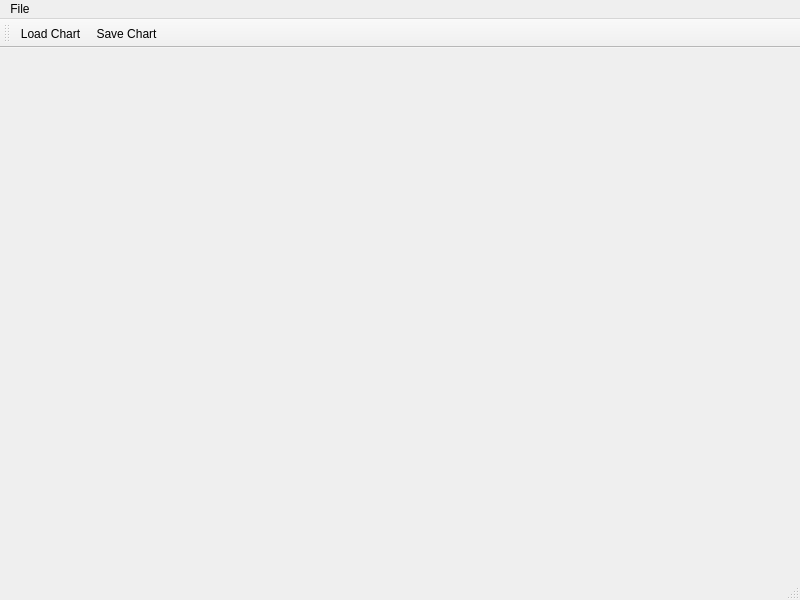
<?xml version="1.0" encoding="UTF-8"?>
<ui version="4.0">
 <class>MainWindow</class>
 <widget class="QMainWindow" name="MainWindow">
  <property name="geometry">
   <rect>
    <x>0</x>
    <y>0</y>
    <width>800</width>
    <height>600</height>
   </rect>
  </property>
  <property name="sizePolicy">
   <sizepolicy hsizetype="Expanding" vsizetype="Expanding">
    <horstretch>0</horstretch>
    <verstretch>0</verstretch>
   </sizepolicy>
  </property>
  <property name="windowTitle">
   <string>MainWindow</string>
  </property>
  <widget class="ChartView" name="centralwidget"/>
  <widget class="QStatusBar" name="statusbar"/>
  <widget class="QMenuBar" name="menubar">
   <property name="geometry">
    <rect>
     <x>0</x>
     <y>0</y>
     <width>800</width>
     <height>20</height>
    </rect>
   </property>
   <widget class="QMenu" name="menuFile">
    <property name="title">
     <string>File</string>
    </property>
    <addaction name="actionSave_Chart"/>
    <addaction name="actionLoad_Chart"/>
   </widget>
   <addaction name="menuFile"/>
  </widget>
  <widget class="QToolBar" name="toolBar">
   <property name="windowTitle">
    <string>toolBar</string>
   </property>
   <attribute name="toolBarArea">
    <enum>TopToolBarArea</enum>
   </attribute>
   <attribute name="toolBarBreak">
    <bool>false</bool>
   </attribute>
   <addaction name="actionLoad_Chart"/>
   <addaction name="actionSave_Chart"/>
  </widget>
  <action name="actionSave_Chart">
   <property name="icon">
    <iconset resource="icons.qrc">
     <normaloff>:/saveLoad/Resources/save.png</normaloff>:/saveLoad/Resources/save.png</iconset>
   </property>
   <property name="text">
    <string>Save Chart</string>
   </property>
   <property name="shortcut">
    <string>Ctrl+S</string>
   </property>
  </action>
  <action name="actionLoad_Chart">
   <property name="icon">
    <iconset resource="icons.qrc">
     <normaloff>:/saveLoad/Resources/open.png</normaloff>:/saveLoad/Resources/open.png</iconset>
   </property>
   <property name="text">
    <string>Load Chart</string>
   </property>
   <property name="shortcut">
    <string>Ctrl+L</string>
   </property>
  </action>
 </widget>
 <customwidgets>
  <customwidget>
   <class>ChartView</class>
   <extends>QWidget</extends>
   <header>ChartView.h</header>
   <container>1</container>
  </customwidget>
 </customwidgets>
 <resources>
  <include location="icons.qrc"/>
 </resources>
 <connections/>
</ui>
